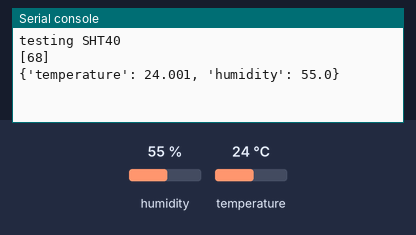
Simulated run of this program. Board: Raspberry Pi Pico running MicroPython. Shown: the last lines printed to the serial console. The test bench sets the inputs (shaded band); at power-on: humidity 55 %, temperature 24 °C.

Above: at 1.2 s.
1.3 s: humidity set to 22 %
At 2.4 s:
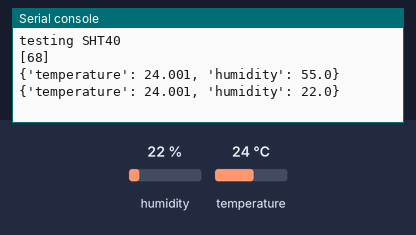
2.8 s: temperature set to 12 °C
At 3.6 s:
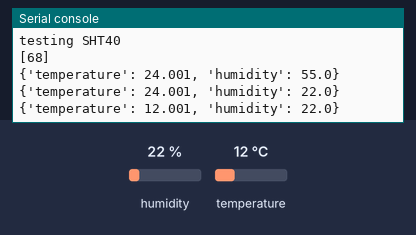
4.3 s: humidity set to 40 %
At 5.9 s:
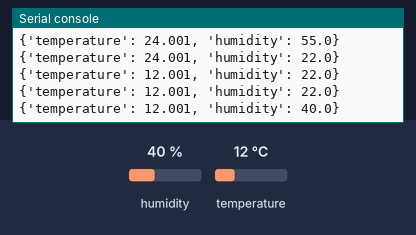
Timing chart, 0 to 7.4 s (numbered marks = the images above; inputs shaded):
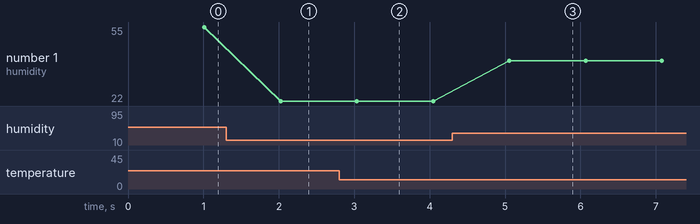

Measured:
- after the input at 1.3 s, the serial console: prints a new line after 0.72 s (image 1)
- after the input at 2.8 s, the serial console: prints a new line after 0.24 s (image 2)
- after the input at 4.3 s, the serial console: prints a new line after 0.76 s (image 3)
- plotted number 1: 55 → 22 after the input at 1.3 s, 22 → 40 after the input at 4.3 s

The program:

sht40.py
```python
from machine import I2C, Pin
from time import sleep


class SHT40:

    _COMMAND_MEASURE_TRH = 0xFD # measure T & RH with high precision & repeatability

    def __init__(self, i2cbus_num=0, sda_pin_num=None, scl_pin_num=None, i2caddr=0x44):
        """Class for reading data over I2C from the SHT40 temperature and relative humidity sensor.

        Datasheet: https://sensirion.com/media/documents/33FD6951/6555C40E/Sensirion_Datasheet_SHT4x.pdf

        :param int i2c_bus_num: The I2C bus number. Default 0.
        :param int sda_pin_num: The pin number for the I2C data line. Default is suitable for specified bus if using the Grove breakout board for pico.
        :param int scl_pin_num: The pin number for the I2C clock line. Default is suitable for specified bus if using the Grove breakout board for pico.
        :param int i2c_addr:    The I2C address of the SHT40. Default 0x44.
        """

        # Default pin numbers depend on bus! This allows easy use on Grove breakout boards by supplying only the bus number.
        # Pin numbers are different on Gravity boards. I expect them to be less commonly used with the SHT40; all 3 numbers will need to be specified.
        if sda_pin_num is None:
            if i2cbus_num == 0:
                sda_pin_num = 8
            elif i2cbus_num == 1:
                sda_pin_num = 6
        if scl_pin_num is None:
            if i2cbus_num == 0:
                scl_pin_num = 9
            elif i2cbus_num == 1:
                scl_pin_num = 7

        # machine.I2C object has no attribute '__exit__' i.e. can't be used with context manager at sample time, so save now
        self.i2c = I2C(i2cbus_num, sda=Pin(sda_pin_num), scl=Pin(scl_pin_num))

        # Save other args
        self.i2caddr = i2caddr


    def sample(self, rounding_dp=3, limit_rh=False):
        """Measure both temperature in celsius and relative humidity % and return in a dictionary.

        :param int rounding_dp: The number of decimal places to round the readings to. Default 3.
        :param bool limit_rh:   (optional) Restrict non-physical humidity readings (<0%, >100%) to real range. Default `False`
        """

        #readbytes = i2c.readfrom_mem(addr, reg, length) # cannot apply necessary delay between sending command and clocking readings out without stop condition on bus inbetween operations
        # Hence write and read must be done separately
        self.i2c.writeto(self.i2caddr, bytearray([self._COMMAND_MEASURE_TRH]))
        sleep(0.01)                                    # non-zero sleep is critical, but it can be as small as 8.3ms. See table 5 of https://sensirion.com/media/documents/33FD6951/6555C40E/Sensirion_Datasheet_SHT4x.pdf
        readbytes = self.i2c.readfrom(self.i2caddr, 6) # read 6 bytes. All SHT40 hardware methods have responses of length 6 bytes.

        # Post-process bytes into ints
        readints = [int(byte) for byte in readbytes]
        raw_temperature = (readints[0] << 8) | (readints[1])
        raw_humidity = (readints[3] << 8) | (readints[4])

        # Package and return readings as dictionary
        data = dict()
        data['temperature'] = round(self._calculate_temperature(raw_temperature), rounding_dp)          # degC
        data['humidity'] = round(self._calculate_relativehumidity(raw_humidity, limit_rh), rounding_dp) # %
        return data


    def _calculate_temperature(self, raw_temperature:int) -> float:
        """Calculate temperature in celsius from raw integer read from adc.

        :param int raw_temperature: Reading from the
        """

        T_degC = -45 + (175*raw_temperature/65535)
        return T_degC


    def _calculate_relativehumidity(self, raw_humidity:int, limit=False) -> float:
        """Calculate relative humidity % from raw integer read from adc.

        :param int raw_humidity: T
        :param bool limit:       (optional) Restrict non-physical humidity readings (<0%, >100%) to real range. Default `False`.
        """

        RH = -6 + (125*raw_humidity/65535)

        if limit:
            if RH > 100:
                RH = 100
            elif RH < 0:
                RH = 0

        return RH


# test
if __name__ == '__main__':
    print("testing SHT40")
    mysht = SHT40()
    print(mysht.i2c.scan())
    while True:
        sleep(1)
        print(mysht.sample())


# ###
# in case you later want to play with CRC or heater...
#
# import time
# import struct
# from micropython import const
#
# _RESET = const(0x94)
#
# HEATER200mW = const(0)
# HEATER110mW = const(1)
# HEATER20mW = const(2)
#
# heat_time_values = (const(0), const(1))
#
# wat_config = {
#     HEATER200mW: (0x39, 0x32),
#     HEATER110mW: (0x2F, 0x24),
#     HEATER20mW: (0x1E, 0x15),
# }
#
#
# class SHT4X:
#     """Driver for the SHT4X Sensor connected over I2C."""
#
#     def __init__(...)
#         self._heater_power = HEATER20mW
#         self._heat_time = TEMP_0_1
#

#
#     @property
#     def measurements(self) -> Tuple[float, float]:
#         """both `temperature` and `relative_humidity`, read simultaneously
#         If you use t the heater function, sensor will be not give a response
#         back. Waiting time is added to the logic to account for this situation
#         """
#
#         self._i2c.writeto(self._address, bytes([self._command]), False)
#         if self._command in (0x39, 0x2F, 0x1E):
#             time.sleep(1.2)
#         elif self._command in (0x32, 0x24, 0x15):
#             time.sleep(0.2)
#         time.sleep(0.2)
#         self._i2c.readfrom_into(self._address, self._data)
#
#         temperature, temp_crc, humidity, humidity_crc = struct.unpack_from(
#             ">HBHB", self._data
#         )
#
#         if temp_crc != self._crc(
#             memoryview(self._data[0:2])
#         ) or humidity_crc != self._crc(memoryview(self._data[3:5])):
#             raise RuntimeError("Invalid CRC calculated")
#
#         ...
#
#     @staticmethod
#     def _crc(buffer) -> int:
#         """verify the crc8 checksum"""
#         crc = 0xFF
#         for byte in buffer:
#             crc ^= byte
#             for _ in range(8):
#                 if crc & 0x80:
#                     crc = (crc << 1) ^ 0x31
#                 else:
#                     crc = crc << 1
#         return crc & 0xFF
#
#     @property
#     def heater_power(self) -> str:
#         """
#         Sensor heater power
#         The sensor has a heater. Three heating powers and two heating
#         durations are selectable.
#         The sensor executes the following procedure:
#         1. The heater is enabled, and the timer starts its count-down.
#         2. Measure is taken after time is up
#         3. After the measurement is finished the heater is turned off.
#         4. Temperature and humidity values are now available for readout.
#         The maximum on-time of the heater commands is one second in order
#         to prevent overheating
#
#         +-------------------------------+---------------+
#         | Mode                          | Value         |
#         +===============================+===============+
#         | :py:const:`sht4x.HEATER200mW` | :py:const:`0` |
#         +-------------------------------+---------------+
#         | :py:const:`sht4x.HEATER110mW` | :py:const:`1` |
#         +-------------------------------+---------------+
#         | :py:const:`sht4x.HEATER20mW`  | :py:const:`2` |
#         +-------------------------------+---------------+
#
#         """
#         values = ("HEATER200mW", "HEATER110mW", "HEATER20mW")
#         return values[self._heater_power]
#
#     @heater_power.setter
#     def heater_power(self, value: int) -> None:
#         if value not in heater_power_values:
#             raise ValueError("Value must be a valid heater power setting")
#         self._heater_power = value
#         self._command = wat_config[value][self._heat_time]
#
#     @property
#     def heat_time(self) -> str:
#         """
#         Sensor heat_time
#         The sensor has a heater. Three heating powers and two heating
#         durations are selectable.
#         The sensor executes the following procedure:
#         1. The heater is enabled, and the timer starts its count-down.
#         2. Measure is taken after time is up
#         3. After the measurement is finished the heater is turned off.
#         4. Temperature and humidity values are now available for readout.
#         The maximum on-time of the heater commands is one second in order
#         to prevent overheating
#
#         +----------------------------+---------------+
#         | Mode                       | Value         |
#         +============================+===============+
#         | :py:const:`sht4x.TEMP_1`   | :py:const:`0` |
#         +----------------------------+---------------+
#         | :py:const:`sht4x.TEMP_0_1` | :py:const:`1` |
#         +----------------------------+---------------+
#         """
#         values = ("TEMP_1", "TEMP_0_1")
#         return values[self._heat_time]
#
#     @heat_time.setter
#     def heat_time(self, value: int) -> None:
#         if value not in heat_time_values:
#             raise ValueError("Value must be a valid heat_time setting")
#         self._heat_time = value
#         self._command = wat_config[self._heater_power][value]
#
#     def reset(self):
#         """
#         Reset the sensor
#         """
#         self._i2c.writeto(self._address, bytes([_RESET]), False)
#         time.sleep(0.1)
```
